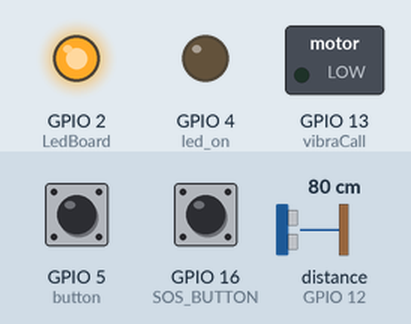
Recording of a sketch running on a simulated ESP8266 (NodeMCU). Shown: switched loads named in the sketch (green lamp = pin HIGH), output pins drawn as LEDs (lit = HIGH). Dashed ring = blinking. Inputs (shaded band) come from the test bench; at power-on: GPIO 5 (button) LOW, GPIO 16 (SOS_BUTTON) LOW, distance to the obstacle (sensor on GPIO 12) 80 cm. The echo pulse lasts 58.3 µs per cm; WiFi joins after 1.5 s; servers stay silent unless stated; pins used as bus, display or sensor lines are not drawn; what the sketch prints to the serial monitor is not drawn.

Above: at 2.7 s.
2.8 s: GPIO 5 (button) pulled HIGH for 1.45 s
At 4.7 s:
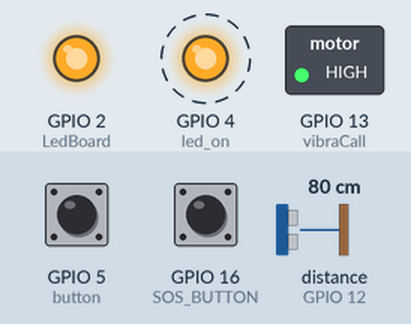
8.7 s: GPIO 16 (SOS_BUTTON) pulled HIGH for 1.45 s
At 9.3 s:
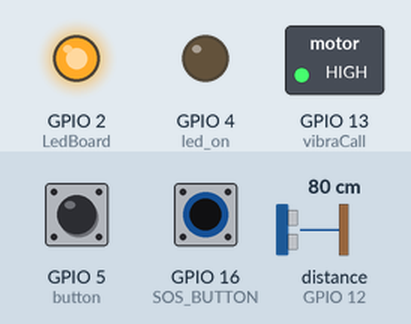
13.4 s: distance to the obstacle (sensor on GPIO 12) set to 148 cm
15.2 s: distance to the obstacle (sensor on GPIO 12) set to 157 cm
At 16.2 s:
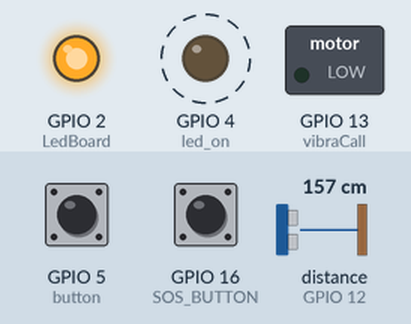
16.9 s: distance to the obstacle (sensor on GPIO 12) set to 2 cm
At 20.8 s:
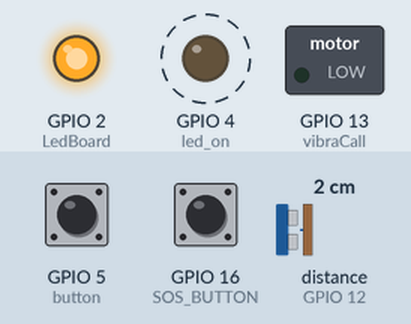
21.4 s: distance to the obstacle (sensor on GPIO 12) set to 250 cm
At 22.4 s:
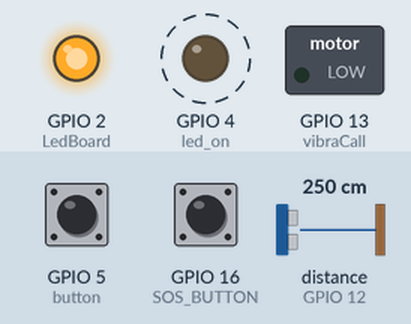
Timing chart, 0 to 24.1 s (numbered marks = the images above; inputs shaded):
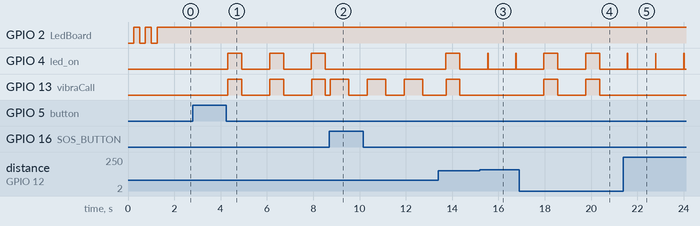

The sketch:

extsense_cliente_final.ino
```cpp
#include <SPI.h>
#include <ESP8266WiFi.h>          // The Basic Function Of The ESP NODEMCU
//------------------------------------------------------------------------------------
// Definindo os pinos I/O (Configuração)
//------------------------------------------------------------------------------------
#define   LedBoard   2            //LED do módulo WIFI
#define   SOS_BUTTON 16           //D0 = (GPIO16) - Botão NodeMCU
#define   SOUND_VELOCITY 0.034    //343 m/s: Corresponde a 1234,8 Km/h em 20 Graus Celsius

const int button = 5;             //D1 = (GPIO5)  Botão liga e desliga
const int led_on = 4;             //D2 = (GPIO4)  Led indicador de ativação do dispositivo
const int vibraCall = 13;         //D7 = (GPIO13) Motor de vibração
const int sensTrigger = 14;       //D5 = (GPIO5) Pino do sensor TRIGGER (TRANSMISSOR DE FREQUENCIAS PARA OS OBJETOS)
const int sensEcho = 12;          //D6 = (GPIO4) Pino do sensor ECHO (RECEPTOR QUE RECEBE O PULSO DAS FREQUENCIAS RETORNADAS DO OBJETO )

long  pulse_signal;               //VARIAVEL QUE ARMAZENARÁ O TEMPO DE PERCURSO DAS ONDAS SONORAS DO SENSOR,
                                  //QUE É O TEMPO DECORRIDO DESDE O MOMENTO DA TRANSMISSÃO E RECEPÇÃO DO PULSO.
float distance;                   //VARIÁVEL QUE ARMAZENA OS VALORES DA DISTANCIA DOS OBJETOS
float tmp = 50;

int  turn_on_off  = 0;            //VARIÁVEL USADA PARA A LÓGICA DE LIGA E DESLIGA, DE UM MESMO BOTÃO
//------------------------------------------------------------------------------------
// Váriaveis de autenticação da rede WIFI
//------------------------------------------------------------------------------------
char ssid[] = "Casa_01";                               //SSID (Nome) DO ESP SERVIDOR
char pass[] = "fvml1234";                              //A SENHA DE AUTENTICAÇÃO PARA A CONEXÃO COM O SERVIDOR

//------------------------------------------------------------------------------------
// WIFI Module Mode & IP
//------------------------------------------------------------------------------------
IPAddress server(192,168,10,40);                      //INDEREÇO IP FIXO DO SERVIDOR
WiFiClient client;

//====================================================================================
// Configuração dos pinos , para cada componente instalado
//====================================================================================
void setup() {

  Serial.begin(115200);                                // Inicialização da velocidade de transmissão
  pinMode(vibraCall, OUTPUT);                          // Configuração do pino vibracall
  pinMode(LedBoard, OUTPUT);                           // Configura a Led imbutida da placa
  pinMode(led_on, OUTPUT);                             // Configura a Led de ativação do dispositivo
  pinMode(SOS_BUTTON,INPUT);                           // Configuração do botão de acionamento S.O.S
  pinMode(button,INPUT);                               // Configuração do botão de ativação do dispositivo

  pinMode(sensTrigger,OUTPUT);                         // Configura o pino TRIGGER como SAÍDA (TRANSMISSOR)
  pinMode(sensEcho,INPUT);                             // Configura o pino ECHO como ENTRADA  (RECEPTOR)

  digitalWrite(LedBoard, HIGH);                        // Inicializa a Led da placa desligada

 //========================================================================================================//
 // Configurações de conexão
 //=======================================================================================================//
  Serial.println("");
  Serial.print("Aguardando conexao: ");

  WiFi.begin(ssid, pass);
    while (WiFi.status() != WL_CONNECTED) {
    Serial.print(".");
    digitalWrite(LedBoard, LOW);
    delay(250);
    digitalWrite(LedBoard, HIGH);
    delay(250);
    }
  digitalWrite(LedBoard, HIGH);

//------------------------------------------------------------------------------------
// Parametros de REDE - Apenas para depuração
//------------------------------------------------------------------------------------
  Serial.println("");
  Serial.println("Cliente Conectado: extsense device");
  Serial.print("IP: ");       Serial.println(WiFi.softAPIP());
  Serial.print("SSID: ");     Serial.println(WiFi.SSID());
  Serial.print("Sinal: ");    Serial.println(WiFi.RSSI());
}
//====================================================================================//
// Função loop principal
//====================================================================================//
void loop() {

    Extsense_main();        //FUNÇÃO QUE SE REFERE AO FUNCIONAMENTO DO DISPOSITIVO
    ContinuousConnection(); //FUNÇÃO QUE SE REFERE AO ESTADO DE CONEXÃO DO DISPOSITIVO
}
//====================================================================================//

 void ContinuousConnection(){
  client.connect(server, 80);                                  //PORTA DE CONEXÃO COM O SERVIDOR
   ReadButton();                                               //REALIZA A LEITURA DO BOTÃO DO TRANSMISSOR
 }
//====================================================================================//
void ReadButton() {

  int reading = digitalRead( SOS_BUTTON );                     //LÊ O ESTADO DO BOTÃO DE S.O.S

  if (reading == HIGH) {                                       //SE O BOTÃO FOR PRESSIONADO:
    for(int vibfeedback = 1; vibfeedback <= 3; vibfeedback++){ //LOOP DE REPETIÇÃO PRÉ-DEFINIDO SOBRE QUANTAS VEZES O MOTOR DE VIBRAÇÃO DEVE SER ATIVADO E DESATIVADO
    digitalWrite(vibraCall,HIGH);
    delay(800);
    digitalWrite(vibraCall,LOW);
    delay(800);
    }
    client.print("I am Transmitter\r");                        //Send messege "I am Transmitter" To Server
    delay(200);
    }else{
    ClientContinue();
    }
}
//====================================================================================
void ClientContinue(){
  client.println("Transmmiter");                      // ENVIA A MENSAGEM PARA O SERVIDOR
  String answer = client.readStringUntil('\r');       // RECEBEA RESPOSTA DO SERVIDOR
  client.flush();
}
void Extsense_main(){                                 //FUNÇÃO PRINCIPAL DO SENSOR

     if (digitalRead(button) == HIGH){                //SE O BOTÃO FOR PRESSIONADO
     delay(400);

     if(turn_on_off == HIGH){
     turn_on_off = LOW;
     Serial.println("Dispositivo desativado!");      //IMPRIME NA TELA QUE O DISPOSITVO FOI DESLIGADO
     digitalWrite(led_on,LOW);
     }
     else{
     turn_on_off = HIGH;
     }
    }
   if(turn_on_off == HIGH){                           //CONDIÇÃO QUE VERIFICA SE O ESTADO DO BOTÃO É ALTO

   digitalWrite(led_on,HIGH);                         //ATIVA O LED INDICADOR DE ATIVAÇÃO DO DISPOSITIVO

   //INICIA O PINO TRIGGER COMO BAIXO POR 5 MICROSSEGUNDO(LIMPEZA DE VALORES INICIAIS DE LEITURA)
   digitalWrite(sensTrigger,LOW);
   delayMicroseconds(5);
   //ATIVA O PINO TRIGGER POR 10 MICROSEGUNDOS
   digitalWrite(sensTrigger,HIGH);
   delayMicroseconds(10);
   digitalWrite(sensTrigger,LOW);

   pulse_signal = pulseIn(sensEcho,HIGH);             //USAMOS A FUNÇÃO pulseIn() PARA OBTER O TEMPO DE VIAGEM DA ONDA SONORA
   distance = calc_distanceCm(pulse_signal);          //Variavel que recebe e armazena os resultados calculados pela a função

   if(distance <= 150){
   Serial.println("Aproximação detectada!");
   digitalWrite(vibraCall,HIGH);
   delay(600);
    }
   }
   digitalWrite(vibraCall,LOW);
   digitalWrite(led_on,LOW);                           //MANTÉM A LED INDICADOR DE ATIVAÇÃO DESATIVADA CASO O DISPOSITIVO NÃO TENHA SIDO ATIVADO COM O PRESSIONAMENTO DO BOTÃO
}
long calc_distanceCm(long pulse_calcCm){               //FUNÇÃO QUE RECEBE OS VALORES DA VARIÁVEL "pulse_signal" E RETORNA O CALCULO COM OS VALORES ARMAZENADOS NA VARIAVEL "distanceCm"
  float distanceCm = pulse_calcCm * SOUND_VELOCITY /2; //CALCULA OS VALORES ARMAZENADOS NA VARIAVEL pulse_calcCm COM O VALOR DA CONSTANTE SOUND_VELOCITY, PARA ENTREGAR O RESULTADO DE DISTANCIAMENTO DO OBJETO
  Serial.print("Distancia do objeto : ");              //IMPRIME NA TELA "Distancia do objeto : "
  Serial.print(distanceCm);                            //IMPRIME OS VALORES DO CALCULO ARMAZENADOS NA VARIAVEL "distanceCm"
  Serial.println(" cm ");
  return distanceCm;                                   //RETORNA OS VALORES CALCULADOS PARA A FUNÇÃO PRINCIPAL
}
```

Measured:
- the behaviour switches between 152 and 153 cm on distance to the obstacle (sensor on GPIO 12) (found by bisection; images 2 and 3)
- after the input at 2.8 s, GPIO 4 (led_on): alternates HIGH for 0.61 s and LOW for 1.2 s, starting after 1.5 s; GPIO 13 (vibraCall): alternates HIGH for 0.60 s and LOW for 1.2 s, starting after 1.5 s
- after the input at 8.7 s, GPIO 4 (led_on): stops changing and stays LOW
- after the input at 15.2 s, GPIO 13 (vibraCall): stays LOW (without the input it goes to HIGH after 0.35 s)
- after the input at 16.9 s, GPIO 4 (led_on): HIGH → LOW after 1.7 s, → HIGH 1.2 s later, → LOW 0.60 s later; GPIO 13 (vibraCall): alternates HIGH for 0.60 s and LOW for 1.2 s, starting after 1.1 s
- after the input at 21.4 s, GPIO 4 (led_on): alternates HIGH for 0.02 s and LOW for 1.2 s, starting after 0.19 s; GPIO 13 (vibraCall): stops changing and stays LOW
